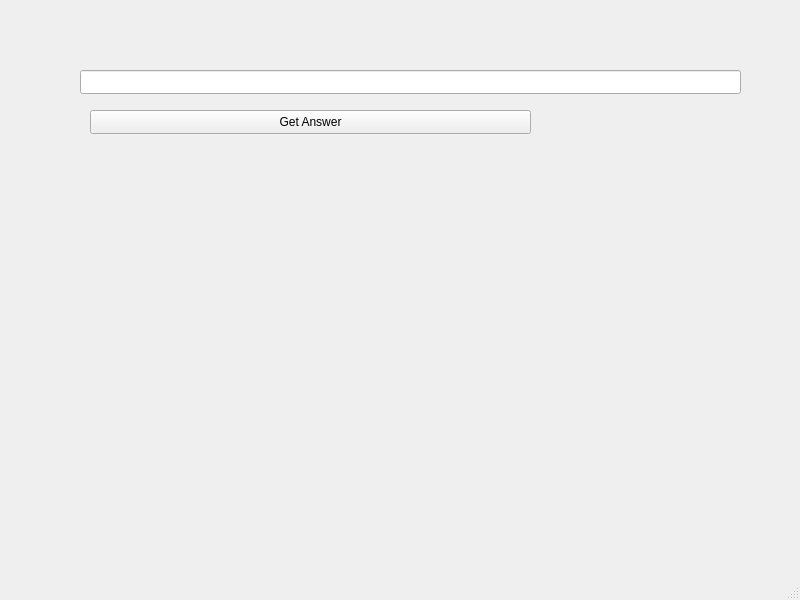
<?xml version="1.0" encoding="UTF-8"?>
<ui version="4.0">
 <class>MainWindow</class>
 <widget class="QMainWindow" name="MainWindow">
  <property name="geometry">
   <rect>
    <x>0</x>
    <y>0</y>
    <width>800</width>
    <height>600</height>
   </rect>
  </property>
  <property name="windowTitle">
   <string>MainWindow</string>
  </property>
  <widget class="QWidget" name="centralwidget">
   <widget class="QLineEdit" name="lineEdit">
    <property name="geometry">
     <rect>
      <x>80</x>
      <y>70</y>
      <width>661</width>
      <height>24</height>
     </rect>
    </property>
   </widget>
   <widget class="QPushButton" name="pushButton">
    <property name="geometry">
     <rect>
      <x>90</x>
      <y>110</y>
      <width>441</width>
      <height>24</height>
     </rect>
    </property>
    <property name="text">
     <string>Get Answer</string>
    </property>
   </widget>
   <widget class="QLabel" name="ans">
    <property name="geometry">
     <rect>
      <x>40</x>
      <y>160</y>
      <width>731</width>
      <height>21</height>
     </rect>
    </property>
    <property name="text">
     <string/>
    </property>
    <property name="alignment">
     <set>Qt::AlignCenter</set>
    </property>
   </widget>
  </widget>
  <widget class="QMenuBar" name="menubar">
   <property name="geometry">
    <rect>
     <x>0</x>
     <y>0</y>
     <width>800</width>
     <height>21</height>
    </rect>
   </property>
  </widget>
  <widget class="QStatusBar" name="statusbar"/>
 </widget>
 <resources/>
 <connections/>
</ui>
